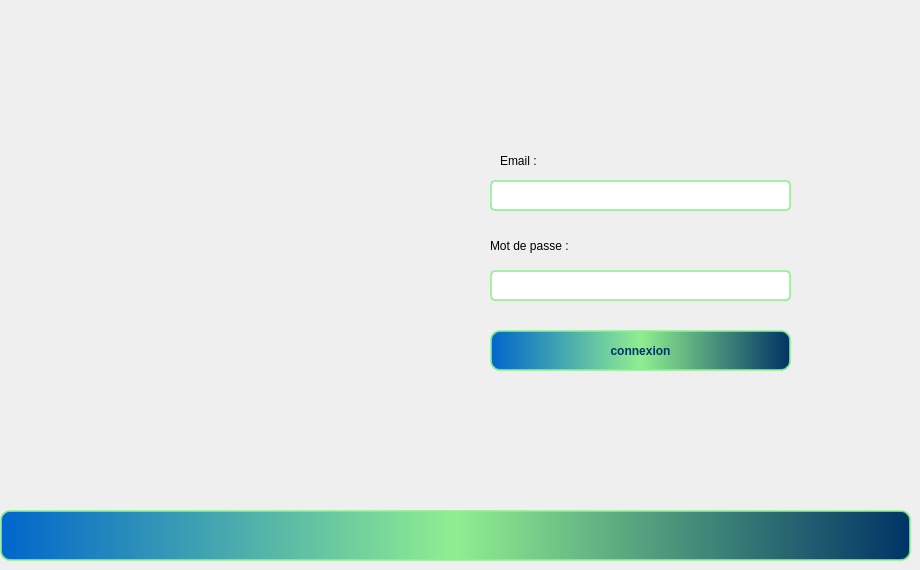
    <widget class="QWidget" name="pagelogin">
     <widget class="QPushButton" name="pushButton">
      <property name="geometry">
       <rect>
        <x>0</x>
        <y>510</y>
        <width>911</width>
        <height>51</height>
       </rect>
      </property>
      <property name="styleSheet">
       <string notr="true">  background: qlineargradient(x1: 0, y1: 0, x2: 1, y2: 0, stop: 0 rgba(0, 102, 204, 255), stop: 0.5 rgba(144, 238, 144, 255), stop: 1 rgba(0, 51, 102, 255));
    border: 2px solid rgba(144, 238, 144, 200);
    padding: 8px;
    color: rgba(0, 51, 102, 255);
    font-weight: bold;
    border-radius: 10px;
    transition: all 0.3s ease;</string>
      </property>
      <property name="text">
       <string/>
      </property>
     </widget>
     <widget class="QLabel" name="label_7">
      <property name="geometry">
       <rect>
        <x>10</x>
        <y>80</y>
        <width>431</width>
        <height>401</height>
       </rect>
      </property>
      <property name="text">
       <string/>
      </property>
      <property name="pixmap">
       <pixmap>../../../Downloads/554337631_1437269814008871_8043664467412301076_n.png</pixmap>
      </property>
      <property name="scaledContents">
       <bool>true</bool>
      </property>
     </widget>
     <widget class="QLineEdit" name="lineEdit_email">
      <property name="geometry">
       <rect>
        <x>490</x>
        <y>180</y>
        <width>301</width>
        <height>31</height>
       </rect>
      </property>
      <property name="styleSheet">
       <string notr="true"> background-color: rgba(255, 255, 255, 255);
    border: 2px solid rgba(144, 238, 144, 200);
    border-radius: 5px;
    padding: 5px;
    color: rgba(0, 51, 102, 255);</string>
      </property>
     </widget>
     <widget class="QPushButton" name="pushButton_login">
      <property name="geometry">
       <rect>
        <x>490</x>
        <y>330</y>
        <width>301</width>
        <height>41</height>
       </rect>
      </property>
      <property name="styleSheet">
       <string notr="true">  background: qlineargradient(x1: 0, y1: 0, x2: 1, y2: 0, stop: 0 rgba(0, 102, 204, 255), stop: 0.5 rgba(144, 238, 144, 255), stop: 1 rgba(0, 51, 102, 255));
    border: 2px solid rgba(144, 238, 144, 200);
    padding: 8px;
    color: rgba(0, 51, 102, 255);
    font-weight: bold;
    border-radius: 10px;
    transition: all 0.3s ease;</string>
      </property>
      <property name="text">
       <string>connexion</string>
      </property>
     </widget>
     <widget class="QLineEdit" name="lineEdit_password">
      <property name="geometry">
       <rect>
        <x>490</x>
        <y>270</y>
        <width>301</width>
        <height>31</height>
       </rect>
      </property>
      <property name="styleSheet">
       <string notr="true"> background-color: rgba(255, 255, 255, 255);
    border: 2px solid rgba(144, 238, 144, 200);
    border-radius: 5px;
    padding: 5px;
    color: rgba(0, 51, 102, 255);
</string>
      </property>
     </widget>
     <widget class="QLabel" name="label_10">
      <property name="geometry">
       <rect>
        <x>500</x>
        <y>145</y>
        <width>81</width>
        <height>31</height>
       </rect>
      </property>
      <property name="text">
       <string>Email :</string>
      </property>
     </widget>
     <widget class="QLabel" name="label_11">
      <property name="geometry">
       <rect>
        <x>490</x>
        <y>230</y>
        <width>121</width>
        <height>31</height>
       </rect>
      </property>
      <property name="text">
       <string>Mot de passe :</string>
      </property>
     </widget>
    </widget>
